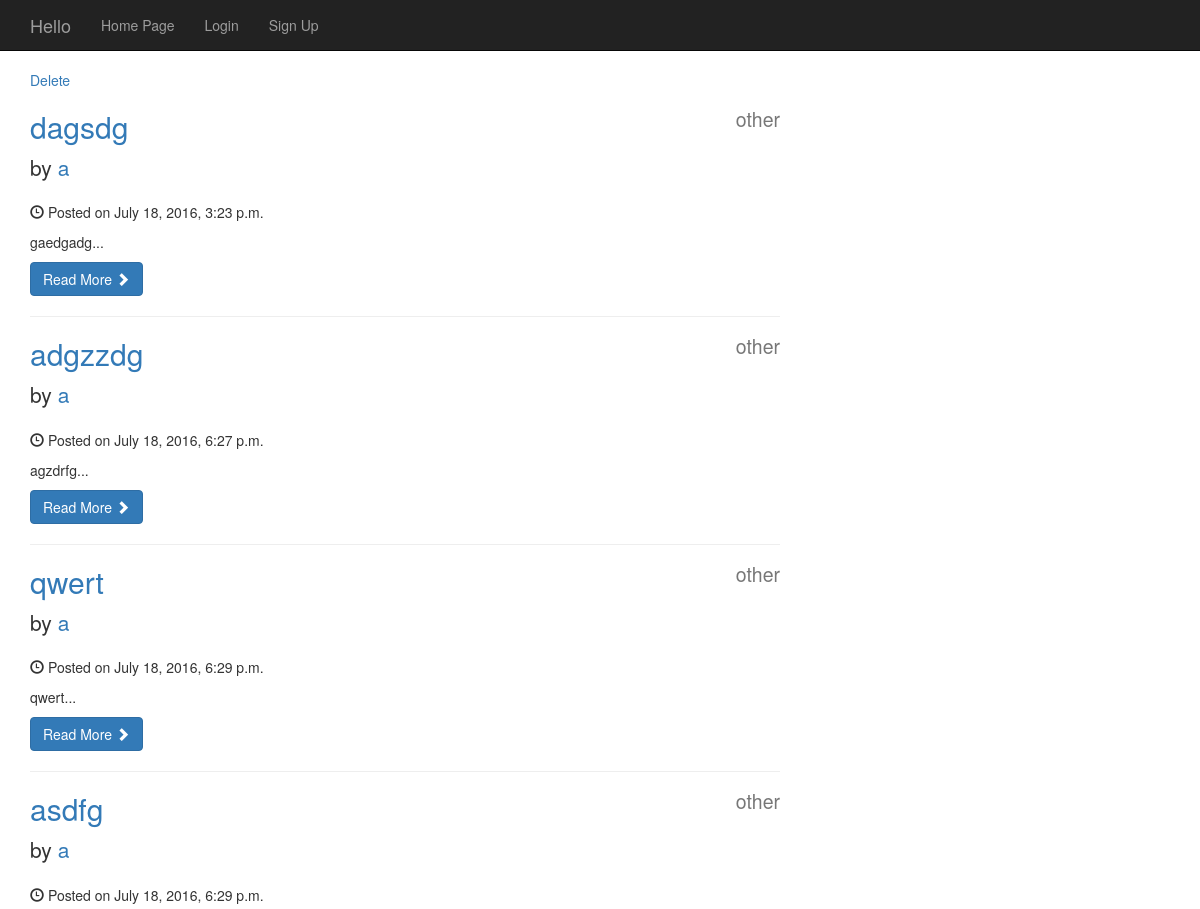
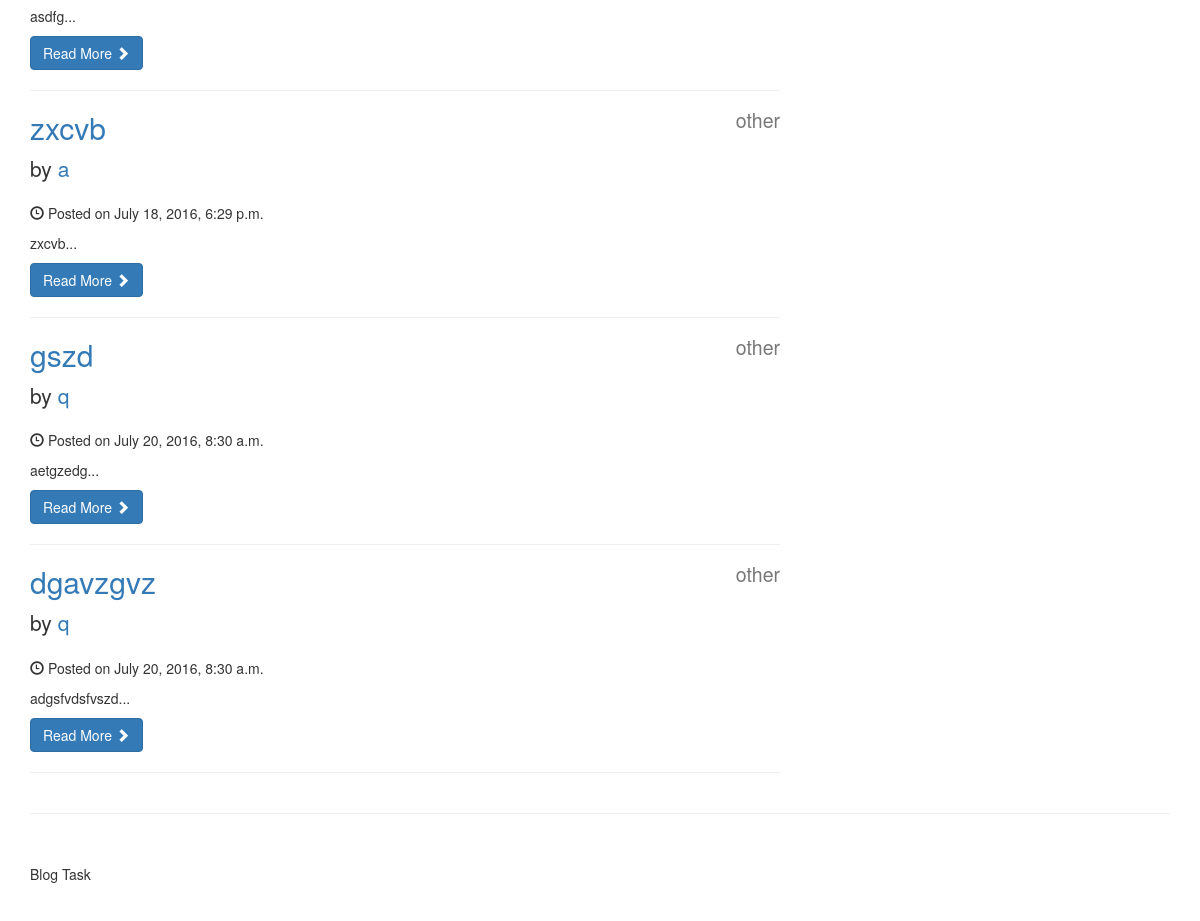
/category/11/, run on an earlier commit of the app's database (2 pictures, top to bottom).
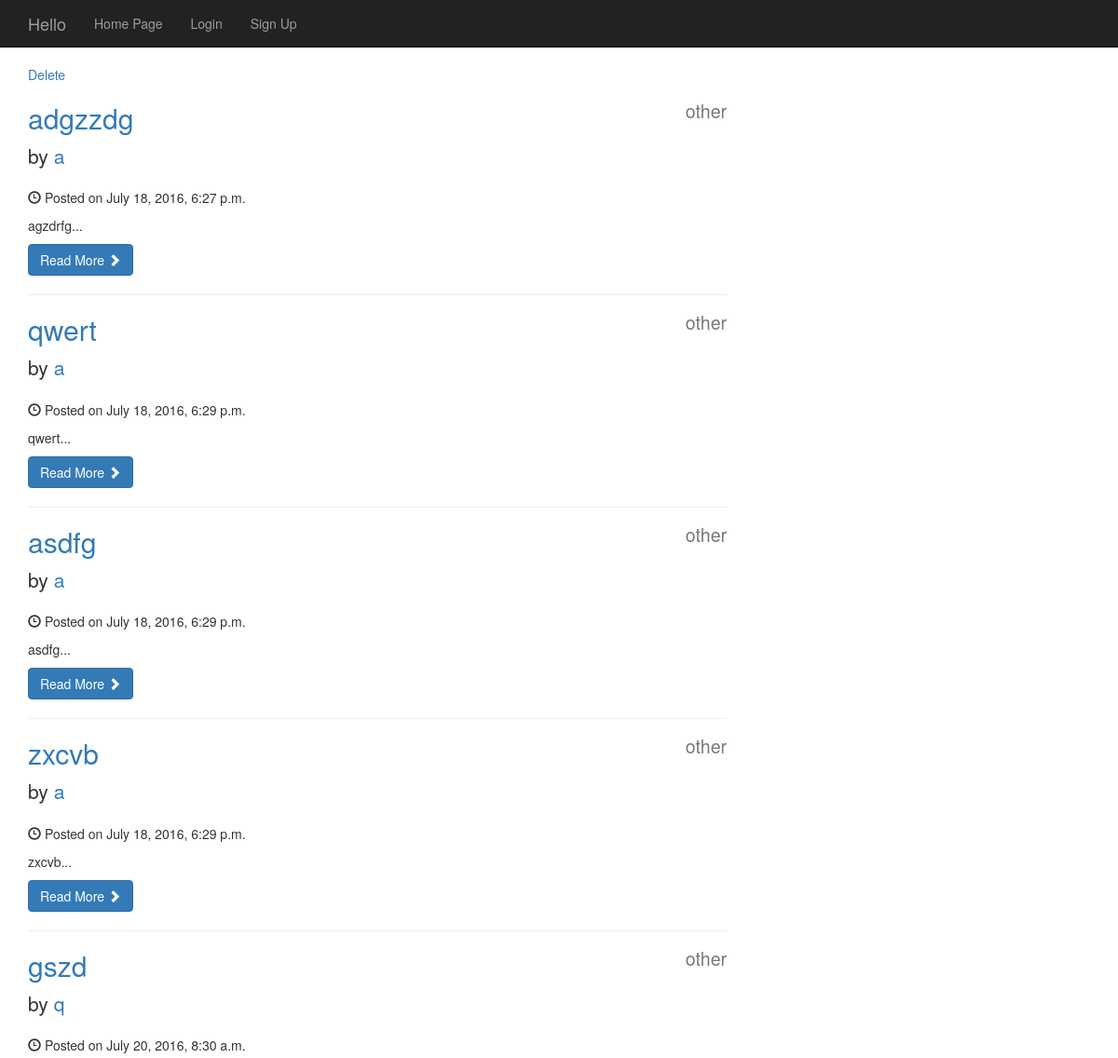
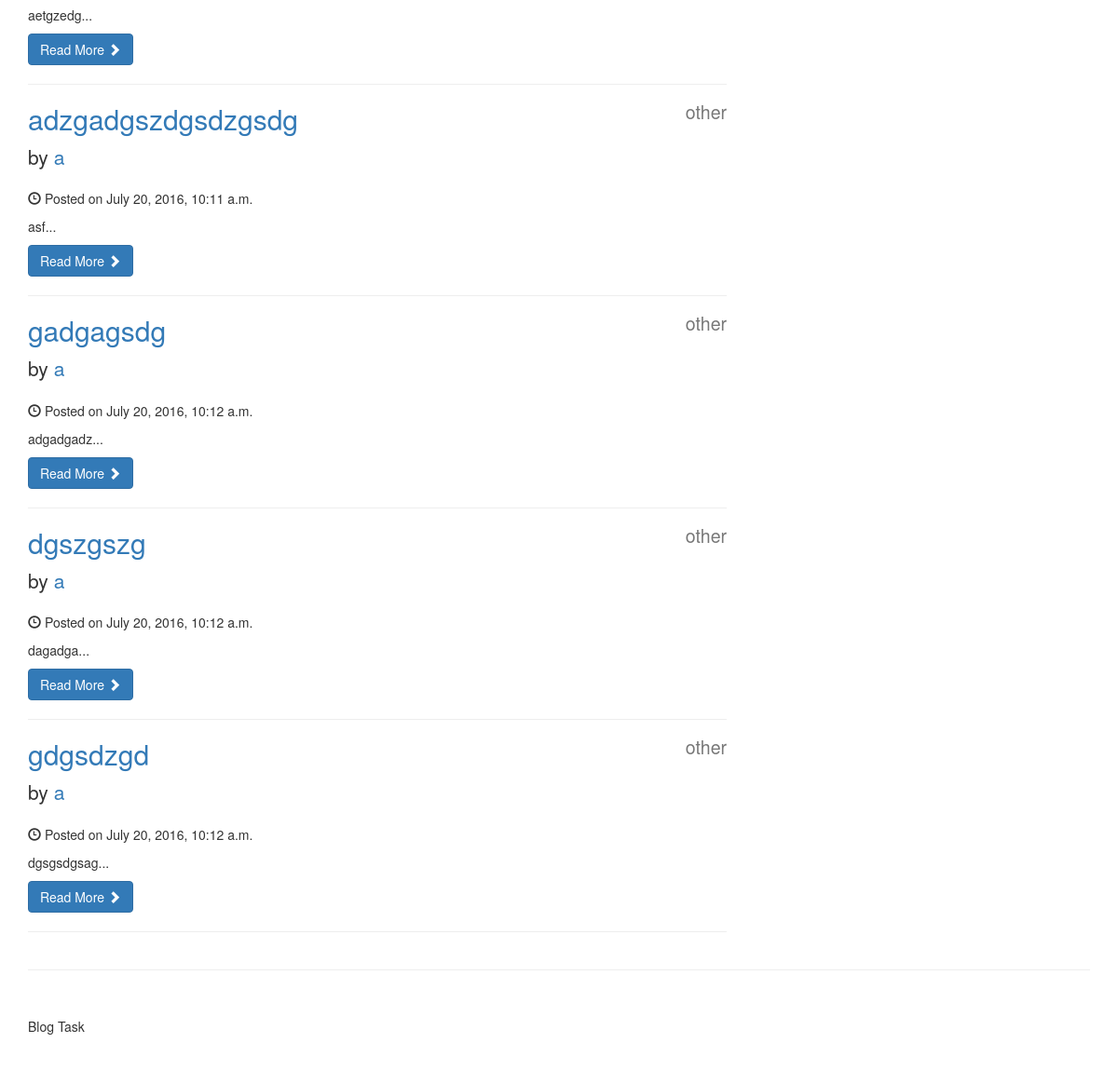
And on a later commit of the database (2 pictures, top to bottom).
### TaskBlogApp/models.py (models this page shows, shortened)
class Post(models.Model):
    post_cat = models.ForeignKey(Category)
    post_author = models.ForeignKey(User)
    post_title = models.CharField(max_length=70)
    post_content = models.TextField()
    post_createdAt = models.DateTimeField(auto_now_add=True, null=True, blank=True)
    post_updatedAd = models.DateTimeField(auto_now_add=False, default=datetime.now)
    post_like = models.IntegerField(default=0)
    post_dislike = models.IntegerField(default=0)

class Category(models.Model):
    cat_title = models.CharField(max_length=70)
    def __str__(self):
        return self.cat_title

### TaskBlogApp/views.py (the view)
# urls.py: url(r'^category/(?P<pk>[0-9]+)/$', views.CategoryView.as_view(), name='category'),
class CategoryView(generic.View):
    template_name = 'categories.html'
    def get(self, request, pk):
        try:
            posts = Post.objects.filter(post_cat_id=self.kwargs.get('pk')).order_by('post_updatedAd')
        except Post.DoesNotExist:
            posts = None
        return render(request, 'categories.html', {
            'posts': posts,
            'cat_pk': self.kwargs.get('pk')
        })

### templates/categories.html (shortened to what this page needs)
<!DOCTYPE html>
<html lang="en">
<head>
    <link rel="stylesheet" href="https://maxcdn.bootstrapcdn.com/bootstrap/3.3.6/css/bootstrap.min.css" />
</head>
<body>
{% extends 'header.html' %}
{% block content %}
    <div class="container">
        <div class="row">
            <div class="col-md-8">
                <a href="{% url 'delete_cat' cat_pk %}">Delete</a>
                {% for post in posts %}
                    <h2>
                        <a href="{% url 'post' post.post_cat_id post.id %}">{{ post.post_title }}</a>
                        <small style="float:right">{{ post.post_cat }}</small>
                    </h2>
                    <p class="lead">
                        by <a href="">{{ post.post_author }}</a>
                    </p>
                    <p><span class="glyphicon glyphicon-time"></span> Posted on {{ post.post_updatedAd }}</p>
                    <p>{{ post.post_content|slice:":300" }}...</p>
                    <a class="btn btn-primary" href="{% url 'post' post.post_cat_id post.id %}">Read More <span class="glyphicon glyphicon-chevron-right"></span></a>
                    <hr>
                {% endfor %}
            </div>
            <div class="col-md-4">
            </div>
        </div>
        <hr>
        <footer>
            <div class="row">
                <div class="col-lg-12">
                    <p>Blog Task</p>
                </div>
            </div>
        </footer>
    </div>
{% endblock %}

### templates/header.html (shortened to what this page needs)
<nav class="navbar navbar-inverse navbar-fixed-top" role="navigation">
        <div class="container">
            <div class="navbar-header">
                <a class="navbar-brand" href="/">Hello {{ user.first_name }} {{ user.last_name }}
                </a>
            </div>
            <div class="collapse navbar-collapse" id="bs-example-navbar-collapse-1">
                <ul class="nav navbar-nav">
                    <li><a href="{% url 'index' %}">Home Page</a></li>
                    {% if not user.is_authenticated %}
                        <li><a href="{% url 'login' %}">Login</a></li>
                        <li><a href="{% url 'signup' %}">Sign Up</a></li>
                    {% endif %}
                </ul>
            </div>
        </div>
</nav>
{% block content %}
{% endblock %}

### templates/categories.html (style rules this page uses)
body { padding-top: 70px; }
footer { margin: 50px 0; }

What changed in the data, as far as the page shows it:
removed Post: post_title "dgavzgvz", post_cat "other", post_author "q", post_updatedAd "July 20, 2016, 8:30 a.m.", post_content "adgsfvdsfvszd"
changed Post: post_title "dagsdg" → "adzgadgszdgsdzgsdg"; post_updatedAd "July 18, 2016, 3:23 p.m." → "July 20, 2016, 10:11 a.m."; post_content "gaedgadg" → "asf"; moves down the list
added Post: post_title "gadgagsdg", post_cat "other", post_author "a", post_updatedAd "July 20, 2016, 10:12 a.m.", post_content "adgadgadz"
added Post: post_title "dgszgszg", post_cat "other", post_author "a", post_updatedAd "July 20, 2016, 10:12 a.m.", post_content "dagadga"
added Post: post_title "gdgsdzgd", post_cat "other", post_author "a", post_updatedAd "July 20, 2016, 10:12 a.m.", post_content "dgsgsdgsag"
